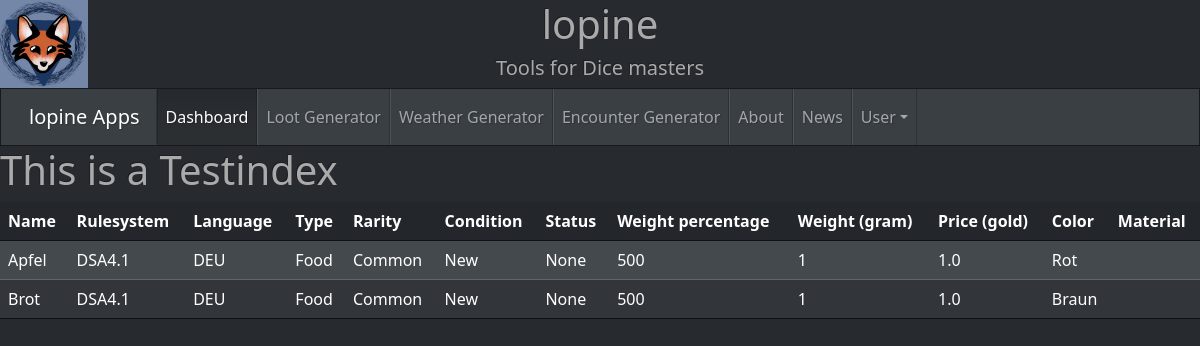
/, run on an earlier commit of the app's database.
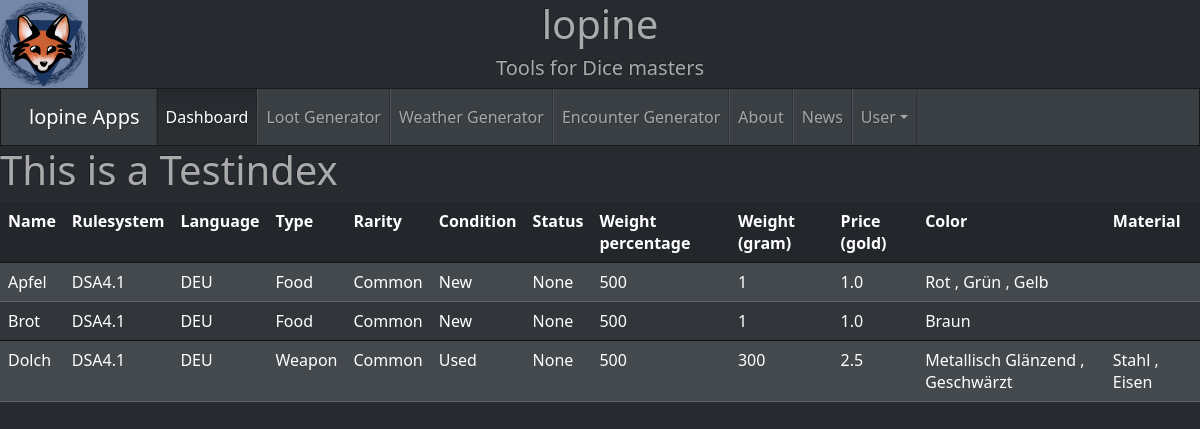
And on a later commit of the database.
### lopine_items_app/models.py (models this page shows, shortened)
class Item(models.Model):
    item_id = models.AutoField(primary_key=True)
    rulesystem = models.ForeignKey(Rulesystem, on_delete=models.SET_NULL, null=True)
    language = models.ForeignKey(Language, on_delete=models.SET_NULL, null=True)
    item_type = models.ForeignKey(ItemType, on_delete=models.SET_NULL, null=True)
    item_place = models.ForeignKey(ItemPlace, on_delete=models.SET_NULL, null=True)
    weight_percentage = models.IntegerField(default=500, validators=[MaxValueValidator(950)], help_text='500 = 50%')
    name = models.CharField(max_length=255, unique=True,
                            help_text='Specific Item Name like Rusty Dagger, Sweet Bread or Leather Shirt')
    rarity = models.ForeignKey(ItemRarity, on_delete=models.SET_NULL, null=True)
    max_count = models.IntegerField(validators=[MinValueValidator(1)], default=1,
                                    help_text='How many can be max found while Looting')
    condition = models.ForeignKey(ItemCondition, on_delete=models.SET_NULL, null=True)
    status = models.ForeignKey(ItemStatus, on_delete=models.SET_NULL, null=True)
    status_note = models.CharField(max_length=255, default='None')
    weight_gram = models.IntegerField(default=1, validators=[MinValueValidator(1)])
    price_gold = models.FloatField(default=1, validators=[MinValueValidator(0)])

class Rulesystem(models.Model):
    name = models.CharField(max_length=20, unique=True, default='DSA4.1')

class Language(models.Model):
    name = models.CharField(max_length=20, unique=True, default='DEU')

class ItemType(models.Model):
    name = models.CharField(max_length=20, unique=True)

class ItemRarity(models.Model):
    name = models.CharField(max_length=20, unique=True)

class ItemCondition(models.Model):
    name = models.CharField(max_length=20, unique=True)

class ItemStatus(models.Model):
    name = models.CharField(max_length=20, unique=True)

class Color(models.Model):
    item = models.ForeignKey(Item, on_delete=models.CASCADE, related_name='colors')
    color_name = models.CharField(max_length=255)

class Material(models.Model):
    item = models.ForeignKey(Item, on_delete=models.CASCADE, related_name='material')
    material_name = models.CharField(max_length=255)

### Lopine/views.py (the view, shortened to what this page needs)
# urls.py: path('', views.show_index, name='show_index'),
def show_index(request):
    items = Item.objects.all()
    return render(request, 'index.html', {'items': items})

### templates/index.html (shortened to what this page needs)
{% load static %}
<!DOCTYPE html>
<head>
    <link rel="stylesheet" href="{% static '/css/style.css' %}">
</head>
<body>
  <header>
    <img id="header-icon" src="{% static '/images/favicon.jpg' %}" alt="website icon">
    <h1 style="position: relative; text-align: center;">lopine</h1>
    <h5 style="position: relative; text-align: center;">Tools for Dice masters</h5>
    <nav class="navbar navbar-expand-lg bg-primary" data-bs-theme="dark">
      <div class="container-fluid">
        <a class="navbar-brand" href="/">lopine Apps</a>
        <div class="collapse navbar-collapse" id="navbarColor01">
          <ul class="navbar-nav me-auto">
            <li class="nav-item">
              <a class="nav-link active" href="/">Dashboard
              </a>
            </li>
            <li class="nav-item">
              <a class="nav-link" href="#">Loot Generator</a>
            </li>
            <li class="nav-item">
              <a class="nav-link" href="#">Weather Generator</a>
            </li>
              <li class="nav-item">
                  <a class="nav-link" href="#">Encounter Generator</a>
            </li>
            <li class="nav-item">
              <a class="nav-link" href="#">About</a>
            </li>
              <li class="nav-item">
              <a class="nav-link" href="#">News</a>
            </li>
          </ul>
            <ul class="navbar-nav">
                {% if user.is_authenticated %}
                    <li class="nav-item dropdown">
                        <a class="nav-link dropdown-toggle" data-bs-toggle="dropdown" role="button" aria-expanded="false">
                            {{ user.username }}
                        </a>
                        <ul class="dropdown-menu">
                            <li>
                                <a href="{% url 'user_profile' %}" class="dropdown-item">Profile</a>
                            </li>
                            <li>
                                <a href="{% url 'logout' %}" class="dropdown-item">Logout</a>
                            </li>
                        </ul>
                    </li>
                {% else %}
                    <li class="nav-item dropdown">
                        <a class="nav-link dropdown-toggle" data-bs-toggle="dropdown" role="button" aria-expanded="false">User</a>
                    </li>
                {% endif %}
            </ul>
        </div>
      </div>
    </nav>
</header>
  <h1>This is a Testindex</h1>
<table class="table table-hover">
        <tr class="table-active">
            <th scope="col">Name</th>
            <th scope="col">Rulesystem</th>
            <th scope="col">Language</th>
            <th scope="col">Type</th>
            <th scope="col">Rarity</th>
            <th scope="col">Condition</th>
            <th scope="col">Status</th>
            <th scope="col">Weight percentage</th>
            <th scope="col">Weight (gram)</th>
            <th scope="col">Price (gold)</th>
            <th scope="col">Color</th>
            <th scope="col">Material</th>
        </tr>
        {% for item in items %}
            <tr class="{% cycle 'table-primary' 'table-default' as rowcolors %}">
                <td>{{ item.name }}</td>
                <td>{{ item.rulesystem.name }}</td>
                <td>{{ item.language.name }}</td>
                <td>{{ item.item_type.name }}</td>
                <td>{{ item.rarity.name }}</td>
                <td>{{ item.condition.name }}</td>
                <td>{{ item.status.name }}</td>
                <td>{{ item.weight_percentage }}</td>
                <td>{{ item.weight_gram }}</td>
                <td>{{ item.price_gold }}</td>
                <td>
                    {% for color in item.colors.all %}
                        {{ color.color_name }}
                         {% if not forloop.last %}, {% endif %}
                    {% endfor %}
                </td>
                <td>
                    {% for color in item.material.all %}
                        {{ color.material_name }}
                         {% if not forloop.last %}, {% endif %}
                    {% endfor %}
                </td>
            </tr>
        {% endfor %}
    </table>
</body>

What changed in the data, as far as the page shows it:
shown differently, row unchanged: Color "Rot": now shows ","
added Color: color_name "Grün", shown under Item "Apfel"
added Color: color_name "Gelb", shown under Item "Apfel"
added Item: name "Dolch", rulesystem.name "DSA4.1", language.name "DEU", item_type.name "Weapon", rarity.name "Common", condition.name "Used", status.name "None", weight_percentage "500", weight_gram "300", price_gold "2.5"
added Color: color_name "Metallisch Glänzend", shown under "Dolch"
added Color: color_name "Geschwärzt", shown under "Dolch"
added Material: material_name "Stahl"
added Material: material_name "Eisen"
